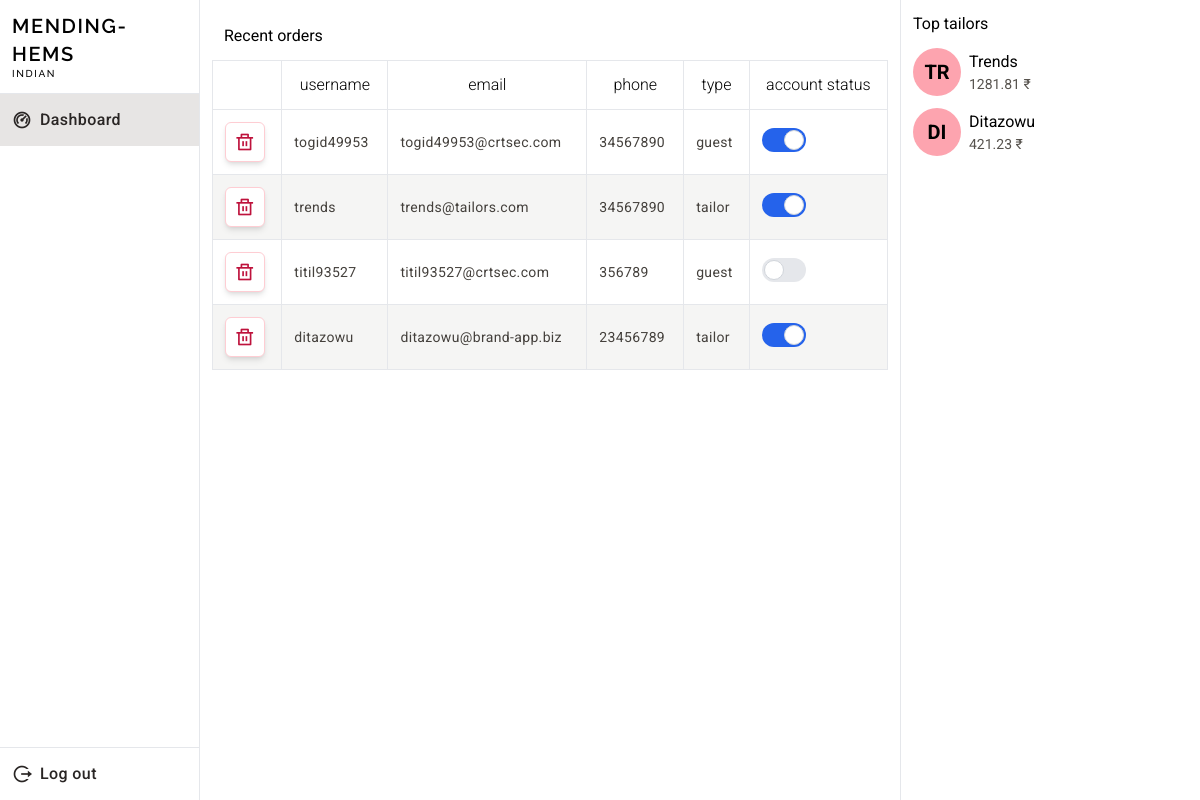
Page /admin/dashboard.php (signed in) on the committed database.
### tables this page shows
CREATE TABLE IF NOT EXISTS `users` (
  `id` int NOT NULL AUTO_INCREMENT,
  `username` varchar(30) NOT NULL,
  `email` varchar(30) NOT NULL,
  `phone` varchar(30) NOT NULL,
  `password` varchar(30) NOT NULL,
  `type` enum('admin','tailor','guest','') NOT NULL DEFAULT 'guest',
  `active` int NOT NULL DEFAULT '0',
  PRIMARY KEY (`id`)
);

### admin/dashboard.php (the view, shortened to what this page needs)
<?php
$db = Db::getInstance();
?>
<!DOCTYPE html>
<html lang="en">
<head>
    <script src="https://cdn.tailwindcss.com" defer></script>
    <link href="../dist/output.css" rel="stylesheet" />
    <link href="https://cdn.jsdelivr.net/npm/remixicon@2.5.0/fonts/remixicon.css" rel="stylesheet" />
    <link href="https://unpkg.com/pattern.css" rel="stylesheet" />
    <link rel="stylesheet" href="https://cdn.jsdelivr.net/npm/locomotive-scroll@3.5.4/dist/locomotive-scroll.min.css" />
    <link rel="stylesheet" href="https://cdn.jsdelivr.net/npm/swiper/swiper-bundle.min.css" />
</head>
<body class="grid grid-cols-12 font-roboto overflow-hidden">
    <div class="col-span-2 flex flex-col h-screen border-r divide-y">
        <div class="logo p-3 leading-tight font-raleway font-medium text-left uppercase tracking-widest">
            <p class="text-xl font-semibold">Mending-Hems</p>
            <p class="text-[10px]">indian</p>
        </div>
        <div class="links grow divide-y text-stone-800 flex flex-col">
            <div class="upper-links grow">
                <a href="tailor-dashboard.php">
                    <div class="link flex items-center p-3 bg-stone-200 cursor-pointer">
                        <i class="ri-dashboard-2-line text-xl mr-2"></i>
                        <p class="font-medium tracking-wide">Dashboard</p>
                    </div>
                </a>
            </div>
            <div class="lower-links">
                <a href="../logout.php">
                    <div class="link flex items-center p-3 hover:bg-stone-200 cursor-pointer">
                        <i class="ri-logout-circle-r-line text-xl mr-2"></i>
                        <p class="font-medium tracking-wide">Log out</p>
                    </div>
                </a>
            </div>
        </div>
    </div>
    <div class="col-span-7 divide-y  h-screen overflow-y-auto">
        <div class="orders p-3">
            <p class="p-3">Recent orders</p>
            <table class="w-full">
                <thead>
                    <th class="border p-3"></th>
                    <th class="border p-3">username</th>
                    <th class="border p-3">email</th>
                    <th class="border p-3">phone</th>
                    <th class="border p-3">type</th>
                    <th class="border p-3">account status</th>
                </thead>
                <tbody>
                    <?php
                    $orders = $db->query("SELECT * from users where type != 'admin'");
                    if ($orders->num_rows > 0) {
                        while ($row = $orders->fetch_assoc()) {
                    ?>
                            <tr>
                                <td class="p-3 border">
                                    <a href="/mending-hems/admin/dashboard.php?uid=<?php echo $row['id'] ?>&action=delete" class="delete bg-white flex items-center justify-center rounded-md w-10 h-10 border border-rose-200 hover:ring-2 hover:ring-offset-2 hover:ring-rose-600 shadow-md">
                                        <i class="ri-delete-bin-line text-xl text-rose-700"></i>
                                    </a>
                                </td>
                                <td class="p-3 border"><?php echo $row['username'] ?></td>
                                <td class="p-3 border"><?php echo $row['email'] ?></td>
                                <td class="p-3 border"><?php echo $row['phone'] ?></td>
                                <td class="p-3 border"><?php echo $row['type'] ?></td>
                                <td class="p-3 border">
                                    <label class="relative inline-flex items-center cursor-pointer">
                                        <div class="w-11 h-6 bg-gray-200 peer-focus:outline-none peer-focus:ring-4 peer-focus:ring-blue-300 dark:peer-focus:ring-blue-800 rounded-full peer dark:bg-gray-700 peer-checked:after:translate-x-full after:content-[''] after:absolute after:top-[2px] after:left-[2px] after:bg-white after:border-gray-300 after:border after:rounded-full after:h-5 after:w-5 after:transition-all dark:border-gray-600 peer-checked:bg-blue-600"></div>
                                    </label>
                                </td>
                            </tr>
                        <?php
                        }
                    } else {
                        ?>
                        <p>no users found</p>
                    <?php
                    }
                    ?>
                </tbody>
            </table>
        </div>
    </div>
    <div class="col-span-3 divide-y border-l h-screen overflow-y-scroll">
        <?php
        $top = $db->query("SELECT users.username as username, SUM(orders.total) as total FROM `orders` INNER JOIN users ON orders.publisher = users.id GROUP BY orders.publisher LIMIT 3;");
        if ($top->num_rows ?? null >= 1) {
        ?>
            <div class="p-3">
                <div class="">
                    <p>Top tailors</p>
                </div>
                <?php
                while ($row = $top->fetch_assoc()) {
                ?>
                    <div class="flex items-center mt-3">
                        <div class="avatar w-12 h-12 font-bold bg-rose-300 rounded-full flex items-center justify-center text-xl uppercase">
                            <p><?php echo $row['username'][0] . $row['username'][1] ?></p>
                        </div>
                        <div class="ml-2">
                            <p class="capitalize"><?php echo $row['username'] ?></p>
                            <p class="text-sm text-stone-600"><?php echo $row['total'] ?> ₹</p>
                        </div>
                    </div>
            <?php
                }
            }
            ?>
            </div>
    </div>
</body>
</html>

### admin/dashboard.php (style rules this page uses)
* { transition: 0.3s all ease; }

### rows in the picture
users: username "togid49953", email "togid49953@crtsec.com", phone "34567890", type "guest"
users: username "trends", email "trends@tailors.com", phone "34567890", type "tailor"
users: username "titil93527", email "titil93527@crtsec.com", phone "356789", type "guest"
users: username "ditazowu", email "ditazowu@brand-app.biz", phone "23456789", type "tailor"

### other values in the picture
$row['username'][0] "T"
$row['username'][1] "R"
$row['username'] "Trends"
$row['total'] "1281.81"
$row['username'][0] "D"
$row['username'][1] "I"
$row['username'] "Ditazowu"
$row['total'] "421.23"
